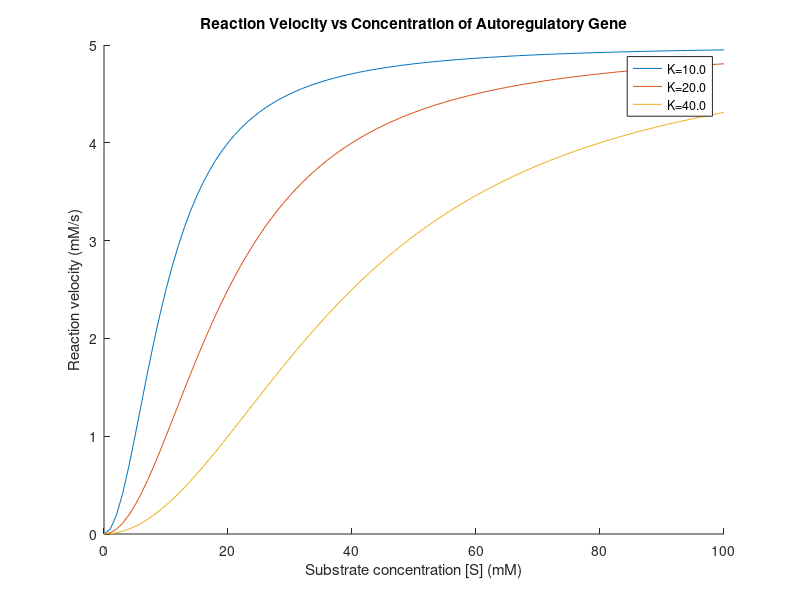

Reproduce this figure in MATLAB.
close
n = 100;
s = (0 : 1 : n);
h = 2;
vMax = 5.0; % 5.0 mM/s
k = [10.0, 20.0, 40.0]; % 20.0 mM
y = zeros(3, n); % 3 x 100 array
for i = 1 : length(k)
    for j = 1 : length(s)
        sh = s(j) .^ h;
        y(i, j) = (vMax * sh) / (k(i) .^ h + sh);
        fprintf("y(%d, %d): %d\n", i, j, y(i, j));
    end
end
for i = 1 : size(y, 1)
  hold on
  plot(s, y(i, :));
  hold off
end
title("Reaction Velocity vs Concentration of Autoregulatory Gene");
xlabel("Substrate concentration [S] (mM)");
ylabel("Reaction velocity (mM/s)");
legend("K=10.0", "K=20.0", "K=40.0");
    
    
    